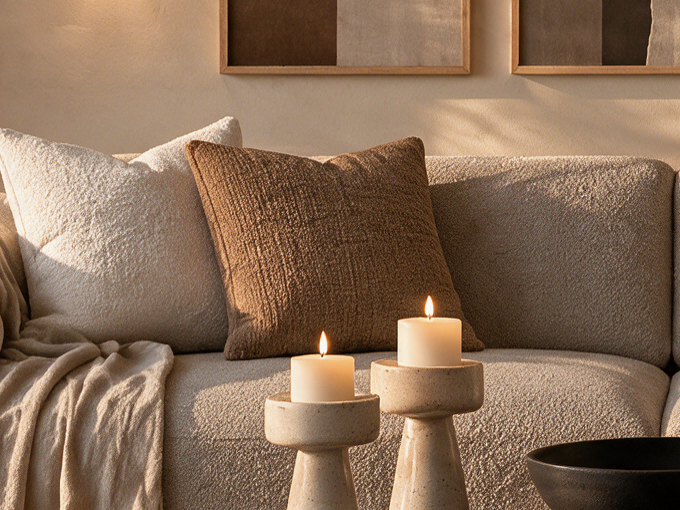
#> input picture assets/renders/editorial-phase-b-2026-11-06/raw/cam1-crop-input.png, 680 x 510 px
$ python -i mb1_fix4.py   (imports and definitions only)
#> lines starting #> are read from the running program, lines starting #| are printed output that depends on the picture
#> further down, picture is the input picture: shape (510, 680, 3); mean B, G, R 86.9, 108.9, 135.7
### assets/renders/master/editorial-2026-11-07/mb1_fix.py
#!/usr/bin/env python3
"""
mb1_fix.py: the MB1 fix round (qa/reports/2026-11-07-ged-master-mb1.md, coordinator 2026-11-07), render-agent.
Order (coordinator): 1. code fixes (0 tokens), then 2. the SPEND1 passes (seedream-5-pro on crops, masked back in code).

  code-nordic   nordic-MB-A.png -> raw/nordic-MB-A-code.png
                  sconces x0.68 about their centres on the panelling (the boards rebuilt per column, the sconce's own shadow / glow
                  kept as a smoothed ratio to the clean boards and scaled with it), the left one dimmed (glow off, the shade's
                  emission lowered); the seagrass planter recoloured (hue 90, L* 50, the weave kept); the chair cloth recoloured to a
                  sage-grey linen (provisional, the designer picks; one parameter, CLOTH_TARGET)
  code-wm       warm-modern-MB-A.png -> raw/warm-modern-MB-A-code.png
                  sconces x0.8 about the walnut plate's centre on the plaster (the plaster rebuilt by inpainting plus grain, the glow /
                  shadow ratio scaled with the lamp); the olive sprig under the left lamp protected
  pass-input K  writes the crop of the code-fixed frame for pass K (raw/<K>-input.png)
  pass-comp K   the 2K result scaled to the crop, registered (ECC affine) away from the edit, colour-matched on a ring, masked
                  (hand region, the result's difference over a threshold, closed / filled / grown, minus protected areas), composited
  final         chains the passes onto the code-fixed frames -> nordic-MB-A-fix1.png, warm-modern-MB-A-fix1.png; px checks
  crops / sheet before/after crops (fix1-before-after/) and the updated sheet
record: mb1-fix.json
"""
import json
import os
import sys

import cv2
import numpy as np
from PIL import Image, ImageDraw, ImageFont, features

HERE = os.path.dirname(os.path.abspath(__file__))
REPO = os.path.abspath(os.path.join(HERE, "..", "..", "..", ".."))
REC = os.path.join(HERE, "mb1-fix.json")
CROPS = os.path.join(HERE, "fix1-before-after")
NB, NC, NF = "nordic/nordic-MB-A.png", "nordic/raw/nordic-MB-A-code.png", "nordic/nordic-MB-A-fix1.png"
WB, WC, WF = "warm-modern/warm-modern-MB-A.png", "warm-modern/raw/warm-modern-MB-A-code.png", "warm-modern/warm-modern-MB-A-fix1.png"


def s2l(x):
    return np.where(x <= 0.04045, x / 12.92, ((np.clip(x, 0, None) + 0.055) / 1.055) ** 2.4)


def l2s(x):
    return np.where(x <= 0.0031308, x * 12.92, 1.055 * np.power(np.clip(x, 0, None), 1 / 2.4) - 0.055)


def load(p):
    return np.asarray(Image.open(os.path.join(HERE, p)).convert("RGB")).astype(np.float32) / 255


# [4 lines left out: function save, not called in this run]


def rec():
    return json.load(open(REC)) if os.path.exists(REC) else dict(date="2026-11-07", by="render-agent", source="qa/reports/2026-11-07-ged-master-mb1.md (+ .json)",
                                                                 note="TEST, not for the site; new files only", code={}, passes={})


def poly(shape, pts):
    m = np.zeros(shape[:2], np.uint8)
    cv2.fillPoly(m, [np.array(pts, np.int32)], 1)
    return m.astype(bool)


def lab(a):
    return cv2.cvtColor(np.ascontiguousarray(a.astype(np.float32)), cv2.COLOR_RGB2Lab)


def rgb(lb):
    return cv2.cvtColor(np.ascontiguousarray(lb.astype(np.float32)), cv2.COLOR_Lab2RGB)


def med_lab(a, m):
    v = np.median(lab(a)[m], 0)
    return [round(float(x), 2) for x in v] + [round(float(np.hypot(v[1], v[2])), 2), round(float(np.degrees(np.arctan2(v[2], v[1])) % 360), 1)]


# ---------------------------------------------------------------- lamps
# [180 lines left out: functions cylinders, scale_lamp, scale_patch, recolour, not called in this run]


# Nordic: the planter (seagrass belly basket) and the chair cloth
PLANTER = [(755, 770), (758, 742), (768, 731), (782, 731), (786, 758), (888, 756), (893, 738), (902, 728), (915, 729), (921, 748), (922, 766),
           (927, 800), (931, 850), (930, 900), (926, 950), (900, 975), (820, 1000), (811, 1000), (811, 822), (806, 817), (755, 815)]
SEAGRASS_H, SEAGRASS_C, SEAGRASS_L = 86.0, 21.0, 50.0       # QA: hue toward 90 (photo 91.6), L* +15; the frame's warm light alone gives h ~81
SEAGRASS_TARGET = (SEAGRASS_L, SEAGRASS_C * np.cos(np.radians(SEAGRASS_H)), SEAGRASS_C * np.sin(np.radians(SEAGRASS_H)))
CLOTH = [[(0, 687), (10, 687), (30, 686), (53, 687), (73, 689), (87, 691), (98, 693), (98, 753), (100, 770), (110, 803), (120, 827), (132, 838),
          (147, 843), (173, 848), (200, 853), (227, 863), (253, 870), (267, 877), (273, 887), (277, 903), (278, 923), (278, 1000), (279, 1067),
          (280, 1117), (300, 1133), (293, 1137), (273, 1140), (250, 1146), (233, 1143), (220, 1133), (207, 1113), (200, 1097), (187, 1087),
          (163, 1092), (157, 1087), (150, 1050), (143, 1010), (140, 1000), (140, 903), (0, 903)],
         [(0, 995), (55, 995), (55, 1075), (40, 1080), (20, 1088), (0, 1090)]]
WOOD = [[(0, 813), (95, 813), (97, 820), (96, 832), (0, 834)],                                 # the arm in front of the cloth
        [(51, 832), (89, 832), (91, 1160), (57, 1160)]]                                         # the front leg
CLOTH_TARGET = (46.0, -1.32, 9.41)         # muted sage-grey linen (h 98, C 9.5) (Bible accent #A7B09A) in the frame's morning light; PROVISIONAL, the designer picks


# [85 lines left out: functions code_nordic, code_wm, not called in this run]


# ---------------------------------------------------------------- SPEND1 passes
PASSES = {
    "P1": dict(frame="nordic", crop=(870, 580, 2570, 1536), prompt="P1-nordic-throw.txt",
               region=[[(900, 1536), (905, 1300), (960, 1180), (1150, 1110), (1500, 1080), (1900, 1075), (2250, 1090), (2470, 1120), (2530, 1190), (2545, 1536)]],
               protect=[], thr=0.035, grow=6),
    "P2": dict(frame="nordic", crop=(2316, 500, 2736, 1060), prompt="P2-nordic-nightstand.txt",
               region=[[(2440, 565), (2736, 565), (2736, 1002), (2440, 1002)]],
               protect=[], protect_mug=(2378, 884, 2503, 984), tone="two_field", table_y=955, whole=True, thr=0.04, grow=5,
               objects=[(2440, 565, 2575, 960), (2540, 740, 2725, 995)], exclude=[(2316, 500, 2440, 1060)]),
    "P3": dict(frame="nordic", crop=(140, 330, 600, 790), prompt="P3-nordic-sill-vase.txt",
               region=[[(303, 573), (437, 573), (437, 737), (303, 737)]],
               protect=[], protect_dark_above=605, thr=0.04, grow=5),
    "P4": dict(frame="warm_modern", crop=(1000, 500, 1420, 1060), prompt="P4-wm-nightstand.txt",
               region=[[(1070, 600), (1342, 600), (1342, 948), (1070, 948)]],
               protect=[], tone="two_field", table_y=930, whole=True, thr=0.04, grow=5,
               objects=[(1078, 605, 1338, 945)], exclude=[(1180, 500, 1340, 560), (1375, 500, 1420, 1060)]),
}
FR = {"nordic": (NC, NF, "nordic"), "warm_modern": (WC, WF, "warm-modern")}


# [154 lines left out: functions pass_input, register, pass_apply, final, not called in this run]


CROPSETS = {
    "nordic": [("sconce-left-x2", (1340, 370, 1590, 590), 2), ("sconce-right-x2", (2400, 260, 2736, 580), 2), ("planter-x2", (620, 690, 980, 1030), 2),
               ("chair-cloth-100", (0, 660, 330, 1160), 1), ("throw-50", (860, 1000, 2600, 1536), 0), ("nightstand-x2", (2316, 500, 2736, 1060), 2),
               ("nightstand-x4", (2440, 800, 2736, 1000), 4), ("sill-vase-x2", (140, 330, 600, 790), 2), ("sill-vase-x4", (290, 560, 450, 740), 4)],
    "warm_modern": [("sconce-left-x2", (1150, 380, 1370, 660), 2), ("sconce-right-x2", (2530, 380, 2736, 640), 2), ("nightstand-x2", (1000, 500, 1420, 1060), 2),
                    ("nightstand-x4", (1060, 700, 1350, 960), 4)],
}


# [81 lines left out: functions crops, sheet, not called in this run]


# [2 lines that do not run on import are left out]

### assets/renders/master/editorial-2026-11-07/mb1_fix4.py
#!/usr/bin/env python3
"""
mb1_fix4.py: the SPEND1 week-2 passes (week of 2026-11-08; QA qa/reports/2026-11-08-ged-master-fix1.md, priority order P5, P7, P6, P8;
coordinator 2026-11-10), render-agent. Bases: nordic-MB-A-fix3.png, warm-modern-MB-A-fix2.png (the 0-token fix3 round).

QA's method (b): the model does not choose sizes. The input crop already carries the target sizes: the objects are cut out (hand outline
refined by GrabCut), scaled in code about their base point (sx, sy), the old footprint filled roughly behind them (boards: clean columns x
a vertical gradient x a smooth correction; plaster / fabric / table: Telea), and the pass is asked to keep every object's size and place
as in the input, to repair what is behind and to re-light.

  prep K   the input crop raw/K-input.png, and the old / new object masks raw/K-old.png, raw/K-new.png (frame px)
  comp     every pass with a result: the 2K result scaled to the crop, registered (ECC affine) on the pixels outside the region, a smooth
           quadratic log-gain field fitted on those pixels (per channel) brings the re-lit result back to the frame's light, and the
           region (old footprint + new objects, grown) is replaced, feathered 14 px inward; nothing outside the region changes
           -> nordic-MB-A-fix4.png (fix3 + P5 + P7), warm-modern-MB-A-fix3.png (fix2 + P6 + P8)
  crops / sheet
record: mb1-fix4.json
"""
import json
import os
import sys

import cv2
import numpy as np
from PIL import Image, ImageDraw, ImageFont, features

HERE = os.path.dirname(os.path.abspath(__file__))
REPO = os.path.abspath(os.path.join(HERE, "..", "..", "..", ".."))
sys.path.insert(0, HERE)
import mb1_fix as F  # noqa: E402

REC = os.path.join(HERE, "mb1-fix4.json")
CROPS = os.path.join(HERE, "fix4-before-after")
FR = {"nordic": ("nordic/nordic-MB-A-fix3.png", "nordic/nordic-MB-A-fix4.png", "nordic"),
      "warm_modern": ("warm-modern/warm-modern-MB-A-fix2.png", "warm-modern/warm-modern-MB-A-fix3.png", "warm-modern")}

# objects: name -> (outline polygon, base point, sx, sy, grabcut band); "candle" entries are stretched to a target height separately
PASSES = {
    "P5": dict(frame="nordic", crop=(1420, 560, 2440, 1000), fill="soft",
               objects={"lumbar": dict(poly=[(1630, 711), (1700, 707), (1800, 711), (1900, 717), (2000, 723), (2044, 729), (2041, 780), (2030, 830),
                                             (2010, 856), (1900, 853), (1800, 851), (1700, 848), (1645, 843), (1633, 790)],
                                       base=(1836, 852), s=(0.72, 0.72), band=6)},
               region=[(1484, 592), (1700, 592), (1940, 588), (2200, 592), (2404, 596), (2416, 700), (2414, 820), (2410, 918), (2200, 922),
                       (2000, 912), (1800, 898), (1600, 892), (1478, 886), (1468, 760), (1472, 650)],
               prompt="P5-nordic-bed-head.txt"),
    "P7": dict(frame="nordic", crop=(2316, 500, 2736, 1060), fill="boards", table_y=956, wall_x0=2440,
               objects={"bottle": dict(poly=[(2497, 740), (2495, 688), (2513, 688), (2514, 740), (2540, 790), (2557, 850), (2563, 948), (2452, 948),
                                             (2453, 860), (2475, 790)], base=(2504, 948), s=(0.70, 0.70), band=5, stem=(2440, 575, 2540, 692)),
                        "mug": dict(poly=[(2417, 892), (2501, 892), (2501, 968), (2490, 979), (2425, 979), (2414, 966), (2414, 950), (2395, 948),
                                          (2383, 935), (2381, 915), (2390, 902), (2414, 900)], base=(2458, 979), s=(0.80, 0.80), band=4),
                        "holder_l": dict(poly=[(2561, 861), (2632, 861), (2634, 897), (2622, 901), (2628, 986), (2566, 986), (2571, 901), (2560, 897)],
                                         base=(2597, 986), s=(0.71, 0.66), band=4,
                                         candle=dict(poly=[(2570, 776), (2623, 776), (2623, 864), (2570, 864)], flame=(2580, 748, 2608, 778),
                                                     target_px=110)),
                        "holder_r": dict(poly=[(2645, 884), (2714, 884), (2716, 918), (2706, 920), (2710, 991), (2648, 991), (2651, 920), (2642, 917)],
                                         base=(2680, 991), s=(0.74, 0.76), band=4,
                                         candle=dict(poly=[(2652, 852), (2703, 852), (2703, 886), (2652, 886)], flame=(2664, 826, 2690, 853),
                                                     target_px=73))},
               prompt="P7-nordic-nightstand-scale.txt"),
    "P6": dict(frame="warm_modern", crop=(1380, 620, 2700, 990), fill="soft",
               objects={"lumbar": dict(poly=[(1800, 790), (1850, 786), (2000, 783), (2150, 781), (2283, 782), (2287, 830), (2292, 920), (2200, 925),
                                             (2050, 926), (1900, 926), (1806, 926), (1800, 860)],
                                       base=(2044, 926), s=(0.74, 0.74), band=6)},
               region=[(1470, 690), (1700, 684), (2000, 680), (2300, 676), (2640, 676), (2652, 800), (2660, 940), (2400, 946), (2100, 946),
                       (1800, 946), (1484, 946), (1462, 820)],
               prompt="P6-wm-bed-head.txt", lumbar_only=True, feather=6.0),
    "P8": dict(frame="warm_modern", crop=(1000, 560, 1420, 1060), fill="plaster", table_y=919, wall_x1=1378,
               objects={"bottle": dict(poly=[(1268, 726), (1279, 726), (1281, 790), (1300, 830), (1318, 880), (1322, 938), (1214, 938), (1217, 880),
                                             (1236, 830), (1263, 790)], base=(1268, 938), s=(0.83, 0.83), band=4, stem=(1228, 620, 1325, 727)),
                        "holder_l": dict(poly=[(1085, 836), (1137, 836), (1137, 861), (1128, 864), (1134, 937), (1088, 937), (1093, 864), (1085, 861)],
                                         base=(1110, 937), cone=dict(cup_bottom=863, target_h=83), band=3),
                        "holder_r": dict(poly=[(1148, 844), (1199, 844), (1199, 869), (1190, 872), (1196, 939), (1151, 939), (1156, 872), (1148, 869)],
                                         base=(1173, 939), cone=dict(cup_bottom=871, target_h=83), band=3)},
               prompt="P8-wm-nightstand-scale.txt"),
}


# [305 lines left out: functions rec, refine, warp, fill_boards, fill_soft, prep and 2 more, not called in this run]


LUMBAR6 = [(1813, 793), (2241, 791), (2245, 850), (2257, 900), (2260, 929), (1830, 929), (1837, 900), (1829, 850)]
LUMBAR6_TARGET_W = 358.0                          # 50/74 of the 530 px caramel pillowcase (QA's basis, 7.16 px/cm)


def shrink_lumbar6(img):
    """after P6: the result drew the lumbar about x1.16 of the input's (pre-scaled) size; it is cut out (outline x cream / bouclé
    colour), scaled about its base centre to 50/74 of the pillowcase, and the strips it vacates are filled by mirroring the pillowcase
    fabric (and the cushion's own cast shadow) across the old outline; all inside P6's mask"""
    H, W = img.shape[:2]
#> H = 510; W = 680
    Lb = F.lab(img)
#> in lab, `return cv2.cvtColor(np.ascontiguousarray(a.astype(np.float32)), cv2.CO..`: returned value: shape (510, 680, 3) float32; mean of channels 0, 1, 2 100, -0.1, 0
    L, C = Lb[..., 0], np.hypot(Lb[..., 1], Lb[..., 2])
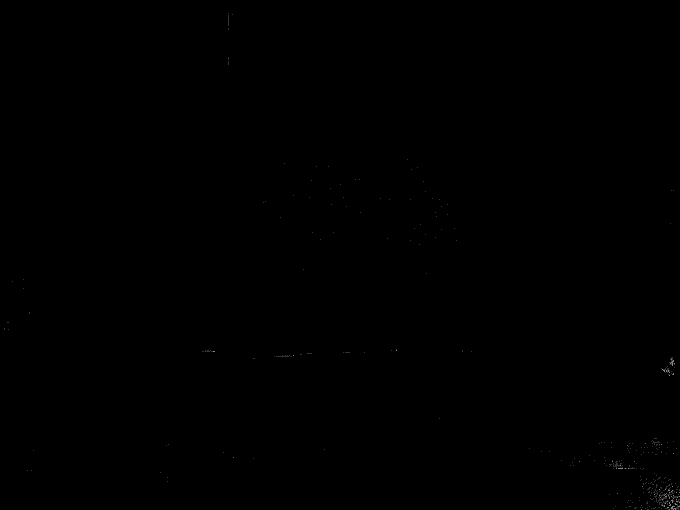
#> C: shape (510, 680) float32; min 0, max 133.8, mean 0.1
    P = F.poly(img.shape, LUMBAR6)
#> in poly, `cv2.fillPoly(m, [np.array(pts, np.int32)], 1)`: m: shape (510, 680); every value is 0
    Pg = cv2.dilate(P.astype(np.uint8), np.ones((17, 17), np.uint8)).astype(bool)
    m = (P & (C < 30) & (L > 33)) | (Pg & (C < 27) & (L > 48))      # + the bouclé fuzz just outside the outline (the corners)
    m = cv2.morphologyEx(m.astype(np.uint8), cv2.MORPH_CLOSE, np.ones((9, 9), np.uint8))
    n, lb, st, _ = cv2.connectedComponentsWithStats(m)
#> lb: shape (510, 680) int32; every value is 0
#> n = 1; st = [[0, 0, 680, 510, 346800]]
#> (the run stopped early here; a loop or call above may not have finished)
